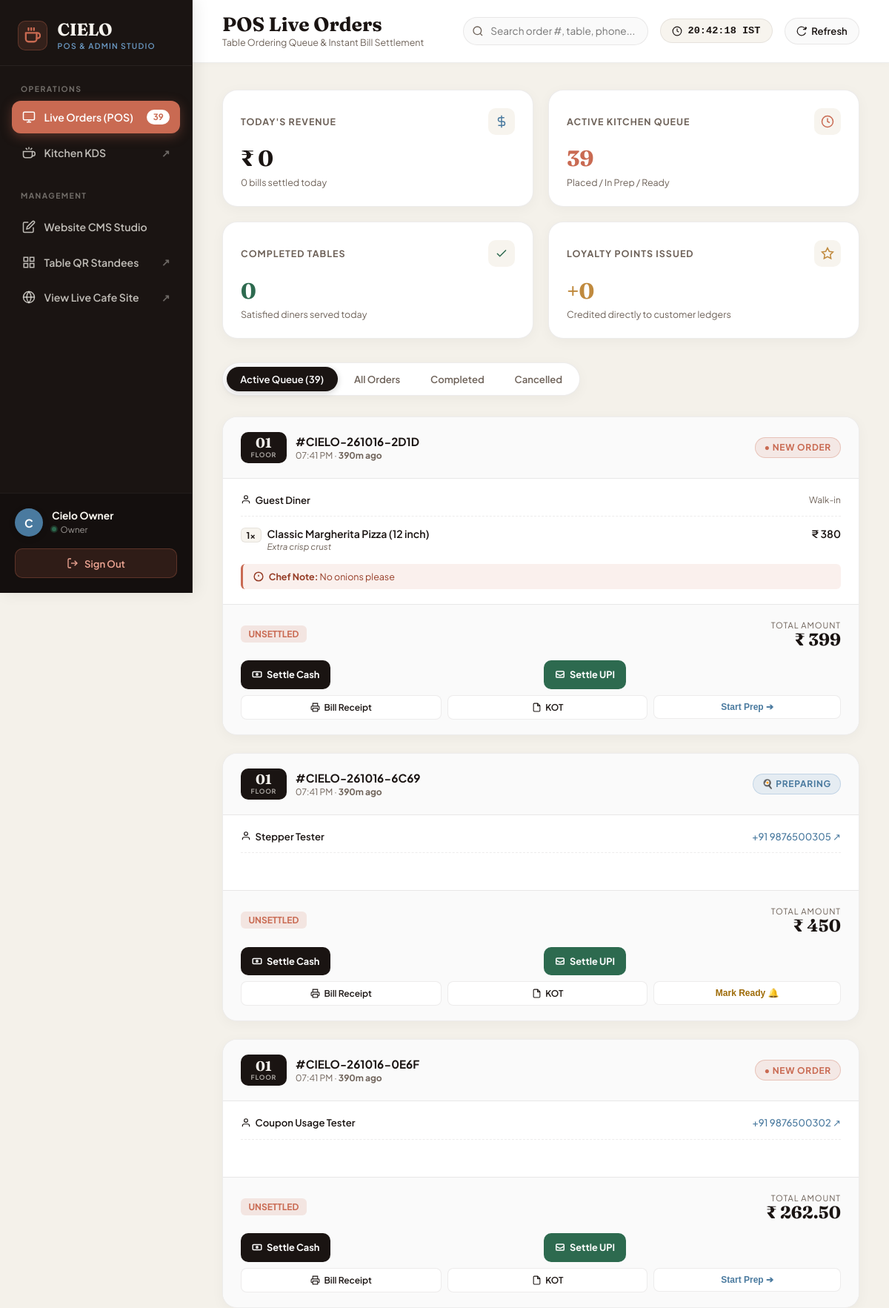
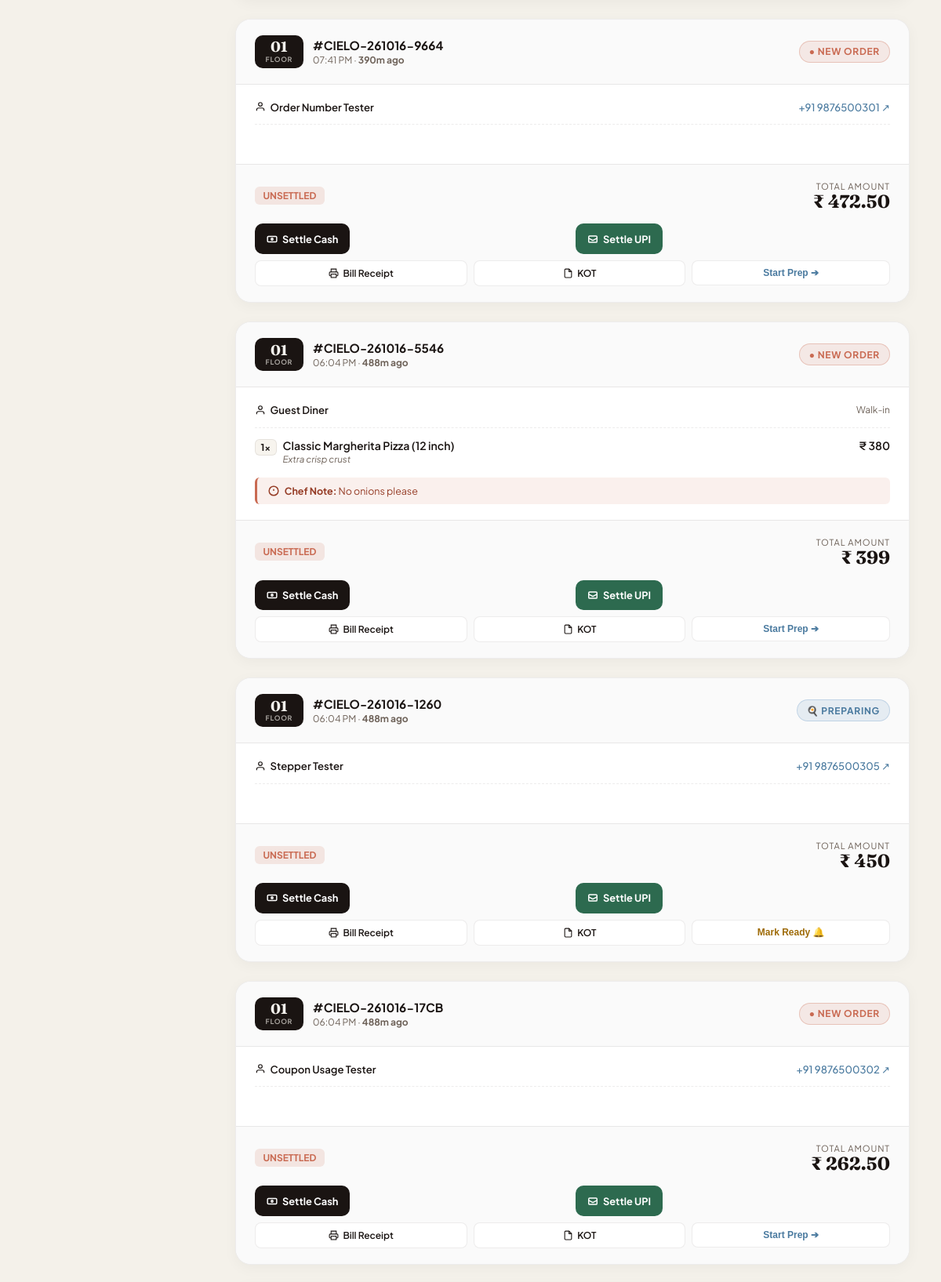
Page /admin/orders.php (signed in, upper part) on the committed database (2 pictures, top to bottom).
### tables this page shows
CREATE TABLE `orders` (
  `id` INTEGER PRIMARY KEY AUTOINCREMENT,
  `order_number` TEXT NOT NULL UNIQUE,
  `user_id` INTEGER NULL,
  `table_id` INTEGER NOT NULL,
  `status` TEXT NOT NULL DEFAULT 'placed',
  `subtotal_paise` INTEGER NOT NULL DEFAULT 0,
  `discount_paise` INTEGER NOT NULL DEFAULT 0,
  `tax_paise` INTEGER NOT NULL DEFAULT 0,
  `total_paise` INTEGER NOT NULL DEFAULT 0,
  `payment_status` TEXT NOT NULL DEFAULT 'pending',
  `payment_method` TEXT NOT NULL DEFAULT 'counter_cash',
  `kitchen_notes` TEXT NULL,
  `cancelled_reason` TEXT NULL,
  `created_at` TEXT NOT NULL DEFAULT CURRENT_TIMESTAMP,
  `updated_at` TEXT NOT NULL DEFAULT CURRENT_TIMESTAMP,
  FOREIGN KEY (`table_id`) REFERENCES `tables` (`id`),
  FOREIGN KEY (`user_id`) REFERENCES `users` (`id`) ON DELETE SET NULL
);

CREATE TABLE `tables` (
  `id` INTEGER PRIMARY KEY AUTOINCREMENT,
  `table_number` TEXT NOT NULL UNIQUE,
  `qr_token` TEXT NOT NULL UNIQUE,
  `capacity` INTEGER NOT NULL DEFAULT 4,
  `is_active` INTEGER NOT NULL DEFAULT 1,
  `created_at` TEXT NOT NULL DEFAULT CURRENT_TIMESTAMP,
  `updated_at` TEXT NOT NULL DEFAULT CURRENT_TIMESTAMP
);

CREATE TABLE `order_items` (
  `id` INTEGER PRIMARY KEY AUTOINCREMENT,
  `order_id` INTEGER NOT NULL,
  `item_id` INTEGER NOT NULL,
  `variant_id` INTEGER NULL,
  `item_name` TEXT NOT NULL,
  `quantity` INTEGER NOT NULL DEFAULT 1,
  `unit_price_paise` INTEGER NOT NULL DEFAULT 0,
  `total_price_paise` INTEGER NOT NULL DEFAULT 0,
  `addons_json` TEXT NULL,
  `item_note` TEXT NULL,
  `created_at` TEXT NOT NULL DEFAULT CURRENT_TIMESTAMP,
  FOREIGN KEY (`order_id`) REFERENCES `orders` (`id`) ON DELETE CASCADE
);

CREATE TABLE `users` (
  `id` INTEGER PRIMARY KEY AUTOINCREMENT,
  `phone` TEXT NOT NULL UNIQUE,
  `name` TEXT NULL,
  `email` TEXT NULL,
  `dob` TEXT NULL,
  `created_at` TEXT NOT NULL DEFAULT CURRENT_TIMESTAMP,
  `updated_at` TEXT NOT NULL DEFAULT CURRENT_TIMESTAMP
);

### admin/orders.php (the view, shortened to what the rows shown need)
<?php
require_once __DIR__ . '/../app/bootstrap.php';
$statusFilter = trim((string)($_GET['filter'] ?? 'active'));
$queryWhere = '1=1';
$params = [];
if ($statusFilter === 'active') {
    $queryWhere = '`status` IN ("placed", "preparing", "ready")';
} elseif ($statusFilter === 'completed') {
    $queryWhere = '`status` = "completed"';
} elseif ($statusFilter === 'cancelled') {
    $queryWhere = '`status` = "cancelled"';
}
$orders = Order::where($queryWhere, $params, '`created_at` DESC', 100);
$todayStart = date('Y-m-d 00:00:00');
$todayEnd = date('Y-m-d 23:59:59');
$todayRevenuePaise = 0;
$activeOrdersAll = Order::where('`status` IN ("placed", "preparing", "ready")');
$activeCount = count($activeOrdersAll);
$completedTodayOrders = Order::where('`created_at` BETWEEN :ts AND :te AND `status` = "completed"', ['ts' => $todayStart, 'te' => $todayEnd]);
$completedTodayCount = count($completedTodayOrders);
$todayPointsSum = db()->fetchColumn(
    "SELECT COALESCE(SUM(points), 0) FROM `points_ledger` WHERE `type` = 'credit' AND `created_at` BETWEEN :ts AND :te",
    ['ts' => $todayStart, 'te' => $todayEnd]
);
?>
<!DOCTYPE html>
<html lang="en">
<head>
</head>
<body>
  <?php require __DIR__ . '/includes/sidebar.php'; ?>
  <div class="admin-main-wrapper">
    <header class="admin-topbar">
      <div class="topbar-title-wrap">
        <h1 class="topbar-heading">POS Live Orders</h1>
      </div>
    </header>
    <main class="dashboard-content">
      <section class="kpi-grid">
        <div class="kpi-card">
          <div>
            <h2 class="kpi-value"><?= Money::format($todayRevenuePaise) ?></h2>
          </div>
        </div>
        <div class="kpi-card">
          <div>
            <h2 class="kpi-value" style="color:var(--accent-terracotta);"><?= $activeCount ?></h2>
          </div>
        </div>
        <div class="kpi-card">
          <div>
            <h2 class="kpi-value" style="color:#2D6A4F;"><?= $completedTodayCount ?></h2>
          </div>
        </div>
        <div class="kpi-card">
          <div>
            <h2 class="kpi-value" style="color:#C08A3E;">+<?= number_format((int)$todayPointsSum) ?></h2>
          </div>
        </div>
      </section>
      <section class="orders-grid" id="ordersGrid">
        <?php if (empty($orders)): ?>
          <div class="empty-state">
            <div class="empty-icon">
              <svg width="24" height="24" viewBox="0 0 24 24" fill="none" stroke="currentColor" stroke-width="2"><rect x="3" y="3" width="18" height="18" rx="2" ry="2"/><line x1="9" y1="9" x2="15" y2="9"/><line x1="9" y1="13" x2="15" y2="13"/></svg>
            </div>
            <h3 style="font-family:'Fraunces', serif; font-size:1.35rem; margin:0 0 0.5rem;">No Orders in this View</h3>
            <p style="color:var(--text-muted); font-size:0.88rem; margin:0;">
              <?= $statusFilter === 'active' ? 'Kitchen queue is all caught up!' : 'No orders matched this status filter.' ?>
            </p>
          </div>
        <?php else: ?>
          <?php foreach ($orders as $order): ?>
            <?php
              $table = Table::find((int)$order['table_id']);
              $user = !empty($order['user_id']) ? User::find((int)$order['user_id']) : null;
              $items = OrderItem::where('`order_id` = :oid', ['oid' => (int)$order['id']]);
              $isPaid = ($order['payment_status'] === 'paid');
              $statusClass = 'status-' . htmlspecialchars((string)$order['status']);
              $orderAgeMin = max(0, (int)floor((time() - strtotime((string)$order['created_at'])) / 60));
            ?>
            <div class="order-card"
                 data-order-num="<?= e($order['order_number']) ?>"
                 data-table="<?= e($table['table_number'] ?? '00') ?>"
                 data-phone="<?= e($user['phone'] ?? '') ?>">
              <div class="order-card-header">
                <div class="order-header-left">
                  <div class="table-badge">
                    <span><?= e($table['table_number'] ?? 'T-??') ?></span>
                    <span class="table-sub"><?= e($table['floor'] ?? 'Floor') ?></span>
                  </div>
                  <div class="order-identity">
                    <span class="order-num-text">
                      #<?= e($order['order_number']) ?>
                    </span>
                    <span class="order-time-text">
                      <?= date('h:i A', strtotime((string)$order['created_at'])) ?> · <strong><?= $orderAgeMin ?>m ago</strong>
                    </span>
                  </div>
                </div>
                <span class="status-badge <?= $statusClass ?>">
                  <?php if ($order['status'] === 'placed'): ?>
                    ● New Order
                  <?php elseif ($order['status'] === 'preparing'): ?>
                    🍳 Preparing
                  <?php elseif ($order['status'] === 'ready'): ?>
                    🔔 Ready to Serve
                  <?php elseif ($order['status'] === 'completed'): ?>
                    ✔ Completed
                  <?php else: ?>
                    <?= ucfirst((string)$order['status']) ?>
                  <?php endif; ?>
                </span>
              </div>
              <div class="order-card-body">
                <div class="patron-row">
                  <div class="patron-name">
                    <svg width="14" height="14" viewBox="0 0 24 24" fill="none" stroke="currentColor" stroke-width="2"><path d="M20 21v-2a4 4 0 0 0-4-4H8a4 4 0 0 0-4 4v2"/><circle cx="12" cy="7" r="4"/></svg>
                    <span><?= e($user['name'] ?? 'Guest Diner') ?></span>
                  </div>
                  <?php if (!empty($user['phone'])): ?>
                    <a href="https://wa.me/91<?= preg_replace('/[^0-9]/', '', $user['phone']) ?>" target="_blank" class="patron-phone" title="Chat on WhatsApp">
                      +91 <?= e($user['phone']) ?> ↗
                    </a>
                  <?php else: ?>
                    <span style="color:var(--text-muted); font-size:0.75rem;">Walk-in</span>
                  <?php endif; ?>
                </div>
                <div class="items-container">
                  <?php foreach ($items as $it): ?>
                    <div class="item-row">
                      <div class="item-left">
                        <span class="item-qty-tag"><?= (int)$it['quantity'] ?>x</span>
                        <div class="item-title-wrap">
                          <span class="item-title"><?= e($it['item_name']) ?></span>
                          <?php if (!empty($it['item_note'])): ?>
                            <div class="item-note-text"><?= e($it['item_note']) ?></div>
                          <?php endif; ?>
                        </div>
                      </div>
                      <span class="item-price"><?= Money::format((int)$it['total_price_paise']) ?></span>
                    </div>
                  <?php endforeach; ?>
                </div>
                <?php if (!empty($order['kitchen_notes'])): ?>
                  <div class="kitchen-callout">
                    <svg width="14" height="14" viewBox="0 0 24 24" fill="none" stroke="currentColor" stroke-width="2.5"><circle cx="12" cy="12" r="10"/><line x1="12" y1="8" x2="12" y2="12"/><line x1="12" y1="16" x2="12.01" y2="16"/></svg>
                    <span><strong>Chef Note:</strong> <?= e($order['kitchen_notes']) ?></span>
                  </div>
                <?php endif; ?>
              </div>
              <div class="order-card-footer">
                <div class="financials-row">
                  <span class="payment-tag <?= $isPaid ? 'payment-paid' : 'payment-unpaid' ?>">
                    <?= $isPaid ? ('PAID · ' . strtoupper(str_replace('_', ' ', (string)$order['payment_method']))) : 'UNSETTLED' ?>
                  </span>
                  <div class="grand-total-wrap">
                    <div class="total-label">Total Amount</div>
                    <div class="total-amount"><?= Money::format((int)$order['total_paise']) ?></div>
                  </div>
                </div>
                <?php if (!$isPaid && $order['status'] !== 'cancelled'): ?>
                  <div class="actions-grid">
                    <form method="POST" style="margin:0;">
                      <button type="submit" class="btn-action btn-settle-cash" onclick="return confirm('Settle Order #<?= e($order['order_number']) ?> with CASH payment?')">
                        <svg width="14" height="14" viewBox="0 0 24 24" fill="none" stroke="currentColor" stroke-width="2.5"><rect x="2" y="6" width="20" height="12" rx="2"/><circle cx="12" cy="12" r="2"/></svg>
                        <span>Settle Cash</span>
                      </button>
                    </form>
                    <form method="POST" style="margin:0;">
                      <button type="submit" class="btn-action btn-settle-upi" onclick="return confirm('Settle Order #<?= e($order['order_number']) ?> with UPI payment?')">
                        <svg width="14" height="14" viewBox="0 0 24 24" fill="none" stroke="currentColor" stroke-width="2.5"><rect x="3" y="5" width="18" height="14" rx="2"/><polyline points="3 10 12 15 21 10"/></svg>
                        <span>Settle UPI</span>
                      </button>
                    </form>
                  </div>
                <?php endif; ?>
                <div class="secondary-actions">
                  <a href="/admin/print_bill.php?order_id=<?= (int)$order['id'] ?>&autoprint=1" target="_blank" class="btn-print-action" title="Print Customer Tax Bill">
                    <svg width="13" height="13" viewBox="0 0 24 24" fill="none" stroke="currentColor" stroke-width="2"><polyline points="6 9 6 2 18 2 18 9"/><path d="M6 18H4a2 2 0 0 1-2-2v-5a2 2 0 0 1 2-2h16a2 2 0 0 1 2 2v5a2 2 0 0 1-2 2h-2"/><rect x="6" y="14" width="12" height="8"/></svg>
                    <span>Bill Receipt</span>
                  </a>
                  <a href="/kitchen/print_kot.php?order_id=<?= (int)$order['id'] ?>&autoprint=1" target="_blank" class="btn-print-action" title="Print Kitchen Order Ticket">
                    <svg width="13" height="13" viewBox="0 0 24 24" fill="none" stroke="currentColor" stroke-width="2"><path d="M14 2H6a2 2 0 0 0-2 2v16a2 2 0 0 0 2 2h12a2 2 0 0 0 2-2V8z"/><polyline points="14 2 14 8 20 8"/></svg>
                    <span>KOT</span>
                  </a>
                  <?php if ($order['status'] !== 'completed' && $order['status'] !== 'cancelled'): ?>
                    <form method="POST" style="margin:0; flex:1;">
                      <?php if ($order['status'] === 'placed'): ?>
                        <button type="submit" class="btn-print-action" style="width:100%; color:var(--accent-sky-deep);">
                          Start Prep ➔
                        </button>
                      <?php elseif ($order['status'] === 'preparing'): ?>
                        <button type="submit" class="btn-print-action" style="width:100%; color:#9E6B08;">
                          Mark Ready 🔔
                        </button>
                      <?php endif; ?>
                    </form>
                  <?php endif; ?>
                </div>
              </div>
            </div>
          <?php endforeach; ?>
        <?php endif; ?>
      </section>
    </main>
  </div>
</body>
</html>

### rows in the picture
orders: table.table_number "01", order_number "CIELO-261016-2D1D", created_at "07:41 PM", created_at "390", status "● NEW ORDER", name "Guest Diner", shows "Walk-in", kitchen_notes "No onions please", payment_status "UNSETTLED", total_paise "₹ 399"
order_items: quantity "1", item_name "Classic Margherita Pizza (12 inch)", item_note "Extra crisp crust", total_price_paise "₹ 380"
orders: table.table_number "01", order_number "CIELO-261016-6C69", created_at "07:41 PM", created_at "390", status "🍳 PREPARING", user.name "Stepper Tester", user.phone "9876500305", payment_status "UNSETTLED", total_paise "₹ 450"
orders: table.table_number "01", order_number "CIELO-261016-0E6F", created_at "07:41 PM", created_at "390", status "● NEW ORDER", user.name "Coupon Usage Tester", user.phone "9876500302", payment_status "UNSETTLED", total_paise "₹ 262.50"
orders: table.table_number "01", order_number "CIELO-261016-9664", created_at "07:41 PM", created_at "390", status "● NEW ORDER", user.name "Order Number Tester", user.phone "9876500301", payment_status "UNSETTLED", total_paise "₹ 472.50"
orders: table.table_number "01", order_number "CIELO-261016-5546", created_at "06:04 PM", created_at "488", status "● NEW ORDER", name "Guest Diner", shows "Walk-in", kitchen_notes "No onions please", payment_status "UNSETTLED", total_paise "₹ 399"
order_items: quantity "1", item_name "Classic Margherita Pizza (12 inch)", item_note "Extra crisp crust", total_price_paise "₹ 380"
orders: table.table_number "01", order_number "CIELO-261016-1260", created_at "06:04 PM", created_at "488", status "🍳 PREPARING", user.name "Stepper Tester", user.phone "9876500305", payment_status "UNSETTLED", total_paise "₹ 450"
orders: table.table_number "01", order_number "CIELO-261016-17CB", created_at "06:04 PM", created_at "488", status "● NEW ORDER", user.name "Coupon Usage Tester", user.phone "9876500302", payment_status "UNSETTLED", total_paise "₹ 262.50"

### other values in the picture
$activeOrdersCount "39"
substr((string)($staffUser['name'] ?? 'U'), 0, 1) "C"
$staffUser['name'] "Cielo Owner"
$staffUser['role'] "Owner"
Money::format($todayRevenuePaise) "₹ 0"
count($todayPaidOrders) "0"
$activeCount "39"
$completedTodayCount "0"
$todayPointsSum "0"
